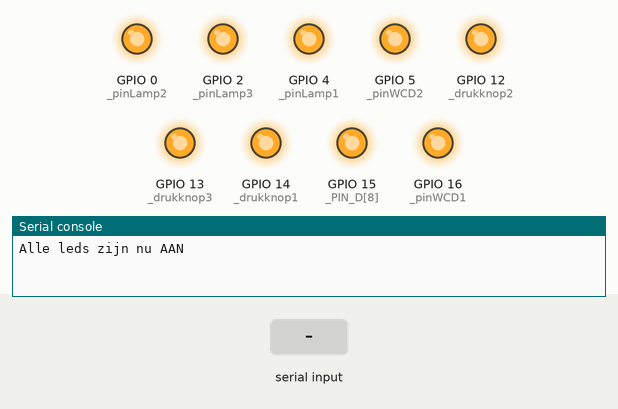
Recording of a program running on a simulated ESP8266 board running MicroPython. Parts: output pins drawn as LEDs (lit = HIGH), the last lines printed to the serial console. The inputs (shaded band) are chosen by the test bench.

Above: at 0.1 s.
At 2.2 s:
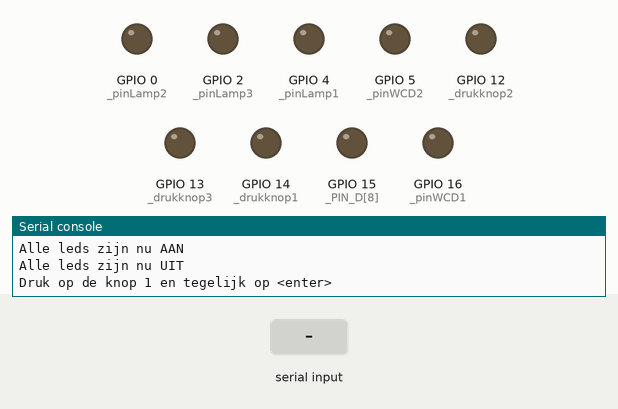
2.3 s: "1" typed at the serial console, then Enter
Timing chart, 0 to 5.3 s (numbered marks = the images above; inputs shaded):
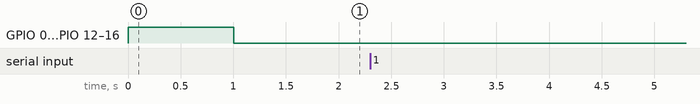

The program:

io_wemos.py
```python
from machine import Pin
from time import sleep

_PIN_D       = (16, 5, 4 , 0, 2, 14, 12, 13, 15)

_pinWCD1    = Pin( _PIN_D[0], Pin.OUT)
_pinWCD2    = Pin( _PIN_D[1], Pin.OUT)
_pinLamp1   = Pin( _PIN_D[2], Pin.OUT)
_pinLamp2   = Pin( _PIN_D[3], Pin.OUT)
_pinLamp3   = Pin( _PIN_D[4], Pin.OUT)

_drukknop1  = Pin( _PIN_D[5], Pin.IN)
_drukknop2  = Pin( _PIN_D[6], Pin.IN)
_drukknop3  = Pin( _PIN_D[7], Pin.IN)

def _alles(aan):
    for pin in _PIN_D:
        if aan:
            Pin( pin, Pin.OUT).on()
        else:
            Pin( pin, Pin.OUT).off()

def invoer(knopnummer):
    if knopnummer == 1:
        return _drukknop1.value() == 1
    if knopnummer == 2:
        return _drukknop2.value() == 1
    if knopnummer == 3:
        return _drukknop3.value() == 1
    return False

def wcd1(aan):
    if aan:
        _pinWCD1.on()
    else:
        _pinWCD1.off()

def wcd2(aan):
    if aan:
        _pinWCD2.on()
    else:
        _pinWCD2.off()

def lamp1(aan):
    if aan:
        _pinLamp1.on()
    else:
        _pinLamp1.off()

def lamp2(aan):
    if aan:
        _pinLamp2.on()
    else:
        _pinLamp2.off()

def lamp3(aan):
    if aan:
        _pinLamp3.on()
    else:
        _pinLamp3.off()

_alles(False)
if __name__ == "__main__":
    print("Alle leds zijn nu AAN")
    _alles(True)
    sleep(1)
    print("Alle leds zijn nu UIT")
    _alles(False)

    input("Druk op de knop 1 en tegelijk op <enter>")
    print("Status knop 1 = ", invoer(1))
    input("Druk NIET op de knop 1 en tegelijk op <enter>")
    print("Status knop 1 = ", invoer(1))

    input("Druk op de knop 2 en tegelijk op <enter>")
    print("Status knop 2 = ", invoer(2))
    input("Druk NIET op de knop 2 en tegelijk op <enter>")
    print("Status knop 1 = ", invoer(2))

    input("Druk op de knop 3 en tegelijk op <enter>")
    print("Status knop 3 = ", invoer(3))
    input("Druk NIET op de knop 3 en tegelijk op <enter>")
    print("Status knop 3 = ", invoer(3))

    lamp1(True)
    sleep(1)
    lamp1(False)
    sleep(1)

    lamp2(True)
    sleep(1)
    lamp2(False)
    sleep(1)

    lamp3(True)
    sleep(1)
    lamp3(False)
    sleep(1)

    wcd1(True)
    sleep(1)
    wcd1(False)
    sleep(1)

    wcd2(True)
    sleep(1)
    wcd2(False)
    sleep(1)
    
```
